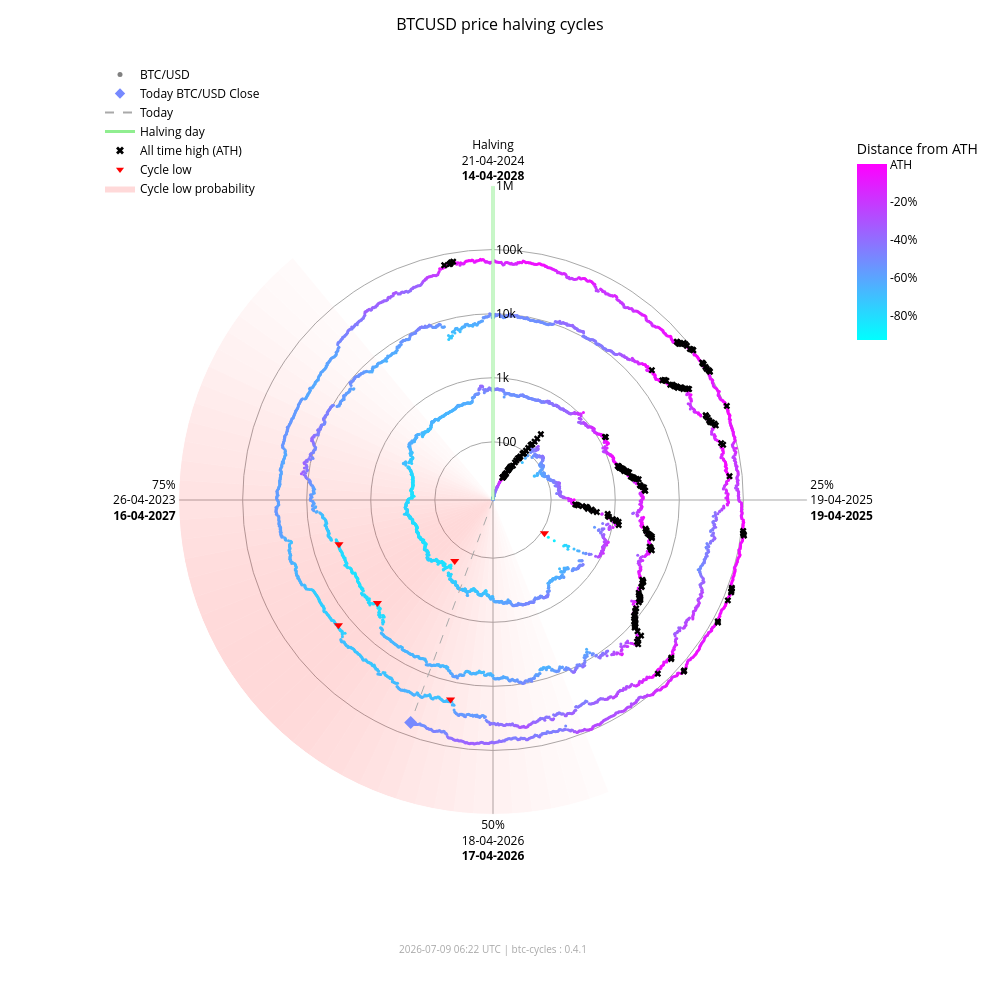

The notebook cell saved with this chart:
### Markdown cell above
### Interactive chart (plotly)

### Code cell
fig_interactive = btc.plot(
    kind="interactive",
    from_date="2012-11-28",
)
# plotly config for interactivity
config = {"scrollZoom": True, "displayModeBar": True}
# display in notebook
fig_interactive.show(config=config)

### Figure 1 — Plotly figure (JSON) as saved in the notebook; plotly's stock layout.template omitted (floating-point values rounded to 4 significant figures; data arrays with more than 128 entries replaced by an {"elided": "..."} marker saying what was removed)
{"data": [{"fill": "toself", "fillcolor": "rgba(255,0,0,0.017168280509461755)", "hoverinfo": "skip", "line": {"width": 0}, "mode": "lines", "r": [12.35, 1000000, 1000000, 12.35, 12.35], "showlegend": false, "theta": [158.4, 158.4, 162.0, 162.0, 158.4], "type": "scatterpolar"}, {"fill": "toself", "fillcolor": "rgba(255,0,0,0.022114794501891175)", "hoverinfo": "skip", "line": {"width": 0}, "mode": "lines", "r": [12.35, 1000000, 1000000, 12.35, 12.35], "showlegend": false, "theta": [162.0, 162.0, 165.6, 165.6, 162.0], "type": "scatterpolar"}, {"fill": "toself", "fillcolor": "rgba(255,0,0,0.02790404259511669)", "hoverinfo": "skip", "line": {"width": 0}, "mode": "lines", "r": [12.35, 1000000, 1000000, 12.35, 12.35], "showlegend": false, "theta": [165.6, 165.6, 169.2, 169.2, 165.6], "type": "scatterpolar"}, {"fill": "toself", "fillcolor": "rgba(255,0,0,0.034518294852420334)", "hoverinfo": "skip", "line": {"width": 0}, "mode": "lines", "r": [12.35, 1000000, 1000000, 12.35, 12.35], "showlegend": false, "theta": [169.2, 169.2, 172.8, 172.8, 169.2], "type": "scatterpolar"}, {"fill": "toself", "fillcolor": "rgba(255,0,0,0.041901979682821514)", "hoverinfo": "skip", "line": {"width": 0}, "mode": "lines", "r": [12.35, 1000000, 1000000, 12.35, 12.35], "showlegend": false, "theta": [172.8, 172.8, 176.4, 176.4, 172.8], "type": "scatterpolar"}, {"fill": "toself", "fillcolor": "rgba(255,0,0,0.04996405861294358)", "hoverinfo": "skip", "line": {"width": 0}, "mode": "lines", "r": [12.35, 1000000, 1000000, 12.35, 12.35], "showlegend": false, "theta": [176.4, 176.4, 180.0, 180.0, 176.4], "type": "scatterpolar"}, {"fill": "toself", "fillcolor": "rgba(255,0,0,0.05858349692240514)", "hoverinfo": "skip", "line": {"width": 0}, "mode": "lines", "r": [12.35, 1000000, 1000000, 12.35, 12.35], "showlegend": false, "theta": [180.0, 180.0, 183.6, 183.6, 180.0], "type": "scatterpolar"}, {"fill": "toself", "fillcolor": "rgba(255,0,0,0.06761662035375064)", "hoverinfo": "skip", "line": {"width": 0}, "mode": "lines", "r": [12.35, 1000000, 1000000, 12.35, 12.35], "showlegend": false, "theta": [183.6, 183.6, 187.2, 187.2, 183.6], "type": "scatterpolar"}, {"fill": "toself", "fillcolor": "rgba(255,0,0,0.07690481219944661)", "hoverinfo": "skip", "line": {"width": 0}, "mode": "lines", "r": [12.35, 1000000, 1000000, 12.35, 12.35], "showlegend": false, "theta": [187.2, 187.2, 190.8, 190.8, 187.2], "type": "scatterpolar"}, {"fill": "toself", "fillcolor": "rgba(255,0,0,0.08628112000611096)", "hoverinfo": "skip", "line": {"width": 0}, "mode": "lines", "r": [12.35, 1000000, 1000000, 12.35, 12.35], "showlegend": false, "theta": [190.8, 190.8, 194.4, 194.4, 190.8], "type": "scatterpolar"}, {"fill": "toself", "fillcolor": "rgba(255,0,0,0.09557490841018089)", "hoverinfo": "skip", "line": {"width": 0}, "mode": "lines", "r": [12.35, 1000000, 1000000, 12.35, 12.35], "showlegend": false, "theta": [194.4, 194.4, 198.0, 198.0, 194.4], "type": "scatterpolar"}, {"fill": "toself", "fillcolor": "rgba(255,0,0,0.10461455782963762)", "hoverinfo": "skip", "line": {"width": 0}, "mode": "lines", "r": [12.35, 1000000, 1000000, 12.35, 12.35], "showlegend": false, "theta": [198.0, 198.0, 201.6, 201.6, 198.0], "type": "scatterpolar"}, {"fill": "toself", "fillcolor": "rgba(255,0,0,0.11322908719652829)", "hoverinfo": "skip", "line": {"width": 0}, "mode": "lines", "r": [12.35, 1000000, 1000000, 12.35, 12.35], "showlegend": false, "theta": [201.6, 201.6, 205.2, 205.2, 201.6], "type": "scatterpolar"}, {"fill": "toself", "fillcolor": "rgba(255,0,0,0.12125015337052986)", "hoverinfo": "skip", "line": {"width": 0}, "mode": "lines", "r": [12.35, 1000000, 1000000, 12.35, 12.35], "showlegend": false, "theta": [205.2, 205.2, 208.8, 208.8, 205.2], "type": "scatterpolar"}, {"fill": "toself", "fillcolor": "rgba(255,0,0,0.12851590515331976)", "hoverinfo": "skip", "line": {"width": 0}, "mode": "lines", "r": [12.35, 1000000, 1000000, 12.35, 12.35], "showlegend": false, "theta": [208.8, 208.8, 212.4, 212.4, 208.8], "type": "scatterpolar"}, {"fill": "toself", "fillcolor": "rgba(255,0,0,0.13487757461161184)", "hoverinfo": "skip", "line": {"width": 0}, "mode": "lines", "r": [12.35, 1000000, 1000000, 12.35, 12.35], "showlegend": false, "theta": [212.4, 212.4, 216.0, 216.0, 212.4], "type": "scatterpolar"}, {"fill": "toself", "fillcolor": "rgba(255,0,0,0.14020862181849592)", "hoverinfo": "skip", "line": {"width": 0}, "mode": "lines", "r": [12.35, 1000000, 1000000, 12.35, 12.35], "showlegend": false, "theta": [216.0, 216.0, 219.6, 219.6, 216.0], "type": "scatterpolar"}, {"fill": "toself", "fillcolor": "rgba(255,0,0,0.14441504950654527)", "hoverinfo": "skip", "line": {"width": 0}, "mode": "lines", "r": [12.35, 1000000, 1000000, 12.35, 12.35], "showlegend": false, "theta": [219.6, 219.6, 223.2, 223.2, 219.6], "type": "scatterpolar"}, {"fill": "toself", "fillcolor": "rgba(255,0,0,0.14744459351271713)", "hoverinfo": "skip", "line": {"width": 0}, "mode": "lines", "r": [12.35, 1000000, 1000000, 12.35, 12.35], "showlegend": false, "theta": [223.2, 223.2, 226.8, 226.8, 223.2], "type": "scatterpolar"}, {"fill": "toself", "fillcolor": "rgba(255,0,0,0.14929223192296423)", "hoverinfo": "skip", "line": {"width": 0}, "mode": "lines", "r": [12.35, 1000000, 1000000, 12.35, 12.35], "showlegend": false, "theta": [226.8, 226.8, 230.4, 230.4, 226.8], "type": "scatterpolar"}, {"fill": "toself", "fillcolor": "rgba(255,0,0,0.15)", "hoverinfo": "skip", "line": {"width": 0}, "mode": "lines", "r": [12.35, 1000000, 1000000, 12.35, 12.35], "showlegend": false, "theta": [230.4, 230.4, 234.0, 234.0, 230.4], "type": "scatterpolar"}, {"fill": "toself", "fillcolor": "rgba(255,0,0,0.14965033825231114)", "hoverinfo": "skip", "line": {"width": 0}, "mode": "lines", "r": [12.35, 1000000, 1000000, 12.35, 12.35], "showlegend": false, "theta": [234.0, 234.0, 237.6, 237.6, 234.0], "type": "scatterpolar"}, {"fill": "toself", "fillcolor": "rgba(255,0,0,0.14835378057909807)", "hoverinfo": "skip", "line": {"width": 0}, "mode": "lines", "r": [12.35, 1000000, 1000000, 12.35, 12.35], "showlegend": false, "theta": [237.6, 237.6, 241.2, 241.2, 237.6], "type": "scatterpolar"}, {"fill": "toself", "fillcolor": "rgba(255,0,0,0.14623322283554635)", "hoverinfo": "skip", "line": {"width": 0}, "mode": "lines", "r": [12.35, 1000000, 1000000, 12.35, 12.35], "showlegend": false, "theta": [241.2, 241.2, 244.8, 244.8, 241.2], "type": "scatterpolar"}, {"fill": "toself", "fillcolor": "rgba(255,0,0,0.1434078538226231)", "hoverinfo": "skip", "line": {"width": 0}, "mode": "lines", "r": [12.35, 1000000, 1000000, 12.35, 12.35], "showlegend": false, "theta": [244.8, 244.8, 248.4, 248.4, 244.8], "type": "scatterpolar"}, {"fill": "toself", "fillcolor": "rgba(255,0,0,0.13997983179373427)", "hoverinfo": "skip", "line": {"width": 0}, "mode": "lines", "r": [12.35, 1000000, 1000000, 12.35, 12.35], "showlegend": false, "theta": [248.4, 248.4, 252.0, 252.0, 248.4], "type": "scatterpolar"}, {"fill": "toself", "fillcolor": "rgba(255,0,0,0.13602598258454268)", "hoverinfo": "skip", "line": {"width": 0}, "mode": "lines", "r": [12.35, 1000000, 1000000, 12.35, 12.35], "showlegend": false, "theta": [252.0, 252.0, 255.6, 255.6, 252.0], "type": "scatterpolar"}, {"fill": "toself", "fillcolor": "rgba(255,0,0,0.13159547355344953)", "hoverinfo": "skip", "line": {"width": 0}, "mode": "lines", "r": [12.35, 1000000, 1000000, 12.35, 12.35], "showlegend": false, "theta": [255.6, 255.6, 259.2, 259.2, 255.6], "type": "scatterpolar"}, {"fill": "toself", "fillcolor": "rgba(255,0,0,0.12671301775492697)", "hoverinfo": "skip", "line": {"width": 0}, "mode": "lines", "r": [12.35, 1000000, 1000000, 12.35, 12.35], "showlegend": false, "theta": [259.2, 259.2, 262.8, 262.8, 259.2], "type": "scatterpolar"}, {"fill": "toself", "fillcolor": "rgba(255,0,0,0.12138610149219965)", "hoverinfo": "skip", "line": {"width": 0}, "mode": "lines", "r": [12.35, 1000000, 1000000, 12.35, 12.35], "showlegend": false, "theta": [262.8, 262.8, 266.4, 266.4, 262.8], "type": "scatterpolar"}, {"fill": "toself", "fillcolor": "rgba(255,0,0,0.1156142551644921)", "hoverinfo": "skip", "line": {"width": 0}, "mode": "lines", "r": [12.35, 1000000, 1000000, 12.35, 12.35], "showlegend": false, "theta": [266.4, 266.4, 270.0, 270.0, 266.4], "type": "scatterpolar"}, {"fill": "toself", "fillcolor": "rgba(255,0,0,0.10939851441251548)", "hoverinfo": "skip", "line": {"width": 0}, "mode": "lines", "r": [12.35, 1000000, 1000000, 12.35, 12.35], "showlegend": false, "theta": [270.0, 270.0, 273.6, 273.6, 270.0], "type": "scatterpolar"}, {"fill": "toself", "fillcolor": "rgba(255,0,0,0.10274974912946185)", "hoverinfo": "skip", "line": {"width": 0}, "mode": "lines", "r": [12.35, 1000000, 1000000, 12.35, 12.35], "showlegend": false, "theta": [273.6, 273.6, 277.2, 277.2, 273.6], "type": "scatterpolar"}, {"fill": "toself", "fillcolor": "rgba(255,0,0,0.09569517349791425)", "hoverinfo": "skip", "line": {"width": 0}, "mode": "lines", "r": [12.35, 1000000, 1000000, 12.35, 12.35], "showlegend": false, "theta": [277.2, 277.2, 280.8, 280.8, 277.2], "type": "scatterpolar"}, {"fill": "toself", "fillcolor": "rgba(255,0,0,0.08828282625646727)", "hoverinfo": "skip", "line": {"width": 0}, "mode": "lines", "r": [12.35, 1000000, 1000000, 12.35, 12.35], "showlegend": false, "theta": [280.8, 280.8, 284.4, 284.4, 280.8], "type": "scatterpolar"}, {"fill": "toself", "fillcolor": "rgba(255,0,0,0.08058400018765345)", "hoverinfo": "skip", "line": {"width": 0}, "mode": "lines", "r": [12.35, 1000000, 1000000, 12.35, 12.35], "showlegend": false, "theta": [284.4, 284.4, 288.0, 288.0, 284.4], "type": "scatterpolar"}, {"fill": "toself", "fillcolor": "rgba(255,0,0,0.07269354608292704)", "hoverinfo": "skip", "line": {"width": 0}, "mode": "lines", "r": [12.35, 1000000, 1000000, 12.35, 12.35], "showlegend": false, "theta": [288.0, 288.0, 291.6, 291.6, 288.0], "type": "scatterpolar"}, {"fill": "toself", "fillcolor": "rgba(255,0,0,0.06472784449068783)", "hoverinfo": "skip", "line": {"width": 0}, "mode": "lines", "r": [12.35, 1000000, 1000000, 12.35, 12.35], "showlegend": false, "theta": [291.6, 291.6, 295.2, 295.2, 291.6], "type": "scatterpolar"}, {"fill": "toself", "fillcolor": "rgba(255,0,0,0.05682021976743955)", "hoverinfo": "skip", "line": {"width": 0}, "mode": "lines", "r": [12.35, 1000000, 1000000, 12.35, 12.35], "showlegend": false, "theta": [295.2, 295.2, 298.8, 298.8, 295.2], "type": "scatterpolar"}, {"fill": "toself", "fillcolor": "rgba(255,0,0,0.04911378436707333)", "hoverinfo": "skip", "line": {"width": 0}, "mode": "lines", "r": [12.35, 1000000, 1000000, 12.35, 12.35], "showlegend": false, "theta": [298.8, 298.8, 302.4, 302.4, 298.8], "type": "scatterpolar"}, {"fill": "toself", "fillcolor": "rgba(255,0,0,0.04175213714896469)", "hoverinfo": "skip", "line": {"width": 0}, "mode": "lines", "r": [12.35, 1000000, 1000000, 12.35, 12.35], "showlegend": false, "theta": [302.4, 302.4, 306.0, 306.0, 302.4], "type": "scatterpolar"}, {"fill": "toself", "fillcolor": "rgba(255,0,0,0.034868865657538876)", "hoverinfo": "skip", "line": {"width": 0}, "mode": "lines", "r": [12.35, 1000000, 1000000, 12.35, 12.35], "showlegend": false, "theta": [306.0, 306.0, 309.6, 309.6, 306.0], "type": "scatterpolar"}, {"fill": "toself", "fillcolor": "rgba(255,0,0,0.02857722515334582)", "hoverinfo": "skip", "line": {"width": 0}, "mode": "lines", "r": [12.35, 1000000, 1000000, 12.35, 12.35], "showlegend": false, "theta": [309.6, 309.6, 313.2, 313.2, 309.6], "type": "scatterpolar"}, {"fill": "toself", "fillcolor": "rgba(255,0,0,0.022961515313555197)", "hoverinfo": "skip", "line": {"width": 0}, "mode": "lines", "r": [12.35, 1000000, 1000000, 12.35, 12.35], "showlegend": false, "theta": [313.2, 313.2, 316.8, 316.8, 313.2], "type": "scatterpolar"}, {"fill": "toself", "fillcolor": "rgba(255,0,0,0.01807146942917362)", "hoverinfo": "skip", "line": {"width": 0}, "mode": "lines", "r": [12.35, 1000000, 1000000, 12.35, 12.35], "showlegend": false, "theta": [316.8, 316.8, 320.4, 320.4, 316.8], "type": "scatterpolar"}, {"hoverinfo": "text", "marker": {"color": {"elided": "4972 str values"}, "size": 3}, "mode": "markers", "r": {"elided": "4972 float values"}, "showlegend": false, "text": {"elided": "4972 str values"}, "theta": {"elided": "4972 float values"}, "type": "scatterpolar"}, {"hoverinfo": "skip", "line": {"color": "lightgreen", "width": 3}, "mode": "lines", "r": [12.35, 1000000], "showlegend": false, "theta": [0, 0], "type": "scatterpolar"}, {"hoverinfo": "skip", "line": {"color": "darkgrey", "dash": "dash", "width": 1}, "mode": "lines", "r": [12.35, 62510.0], "showlegend": false, "theta": [200.3, 200.3], "type": "scatterpolar"}, {"hoverinfo": "text", "marker": {"color": "#7689ff", "size": 10, "symbol": "diamond"}, "mode": "markers", "r": [62510.0], "showlegend": false, "text": ["Today<br>Date: 2026-07-09<br>Price: $62,509.38"], "theta": [200.3], "type": "scatterpolar"}, {"hoverinfo": "text", "marker": {"color": "black", "size": 6, "symbol": "x"}, "mode": "markers", "r": {"elided": "195 float values"}, "showlegend": false, "text": {"elided": "195 str values"}, "theta": {"elided": "195 float values"}, "type": "scatterpolar"}, {"hoverinfo": "text", "marker": {"color": "red", "size": 8, "symbol": "triangle-down"}, "mode": "markers", "r": [111.6, 164.9, 3233.0, 3925.0, 18950.0, 15760.0], "showlegend": false, "text": ["Cycle Low<br>Date: 2014-02-21<br>Price: $111.56<br>ATH distance: -91.0%", "Cycle Low<br>Date: 2015-01-14<br>Price: $164.92<br>ATH distance: -86.7%", "Cycle Low<br>Date: 2018-12-15<br>Price: $3,232.51<br>ATH distance: -83.3%", "Cycle Low<br>Date: 2019-03-25<br>Price: $3,924.55<br>ATH distance: -79.7%", "Cycle Low<br>Date: 2022-06-18<br>Price: $18,954.25<br>ATH distance: -71.9%", "Cycle Low<br>Date: 2022-11-21<br>Price: $15,760.19<br>ATH distance: -76.7%"], "theta": [122.8, 212.1, 228.3, 254.0, 192.0, 231.0], "type": "scatterpolar"}, {"marker": {"color": "grey", "size": 5}, "mode": "markers", "name": "BTC/USD", "r": [null], "theta": [null], "type": "scatterpolar"}, {"marker": {"color": "#7689ff", "size": 8, "symbol": "diamond"}, "mode": "markers", "name": "Today BTC/USD Close", "r": [null], "theta": [null], "type": "scatterpolar"}, {"line": {"color": "darkgrey", "dash": "dash"}, "mode": "lines", "name": "Today", "r": [null], "theta": [null], "type": "scatterpolar"}, {"line": {"color": "lightgreen", "width": 3}, "mode": "lines", "name": "Halving day", "r": [null], "theta": [null], "type": "scatterpolar"}, {"marker": {"color": "black", "size": 7, "symbol": "x"}, "mode": "markers", "name": "All time high (ATH)", "r": [null], "theta": [null], "type": "scatterpolar"}, {"marker": {"color": "red", "size": 7, "symbol": "triangle-down"}, "mode": "markers", "name": "Cycle low", "r": [null], "theta": [null], "type": "scatterpolar"}, {"fill": "toself", "fillcolor": "rgba(255,0,0,0.15)", "line": {"width": 0}, "mode": "lines", "name": "Cycle low probability", "r": [null], "theta": [null], "type": "scatterpolar"}, {"hoverinfo": "skip", "marker": {"cmax": 0, "cmin": -0.9307, "color": [0], "colorbar": {"len": 0.25, "ticktext": ["ATH", "-20%", "-40%", "-60%", "-80%", "-100%"], "tickvals": [0, -0.2, -0.4, -0.6, -0.8, -1.0], "title": {"text": "Distance from ATH"}, "x": 0.95, "y": 0.92, "yanchor": "top"}, "colorscale": {"elided": "256x2 mixed values"}, "showscale": true, "size": 0}, "mode": "markers", "r": [null], "showlegend": false, "theta": [null], "type": "scatterpolar"}], "layout": {"annotations": [{"font": {"color": "darkgrey", "size": 10}, "showarrow": false, "text": "2026-07-09 06:22 UTC | btc-cycles : 0.4.1", "x": 0.5, "xref": "paper", "y": -0.02, "yref": "paper"}], "font": {"color": "black"}, "height": 1000, "legend": {"bgcolor": "rgba(0,0,0,0)", "font": {"color": "black"}, "x": 0.0, "y": 1.0}, "margin": {"b": 60, "l": 100, "r": 80, "t": 60}, "paper_bgcolor": "white", "plot_bgcolor": "white", "polar": {"angularaxis": {"color": "black", "direction": "clockwise", "gridcolor": "darkgrey", "rotation": 90, "ticktext": ["Halving<br>21-04-2024<br><b>14-04-2028</b>", "25%<br>19-04-2025<br><b>19-04-2025</b>", "50%<br>18-04-2026<br><b>17-04-2026</b>", "75%<br>26-04-2023<br><b>16-04-2027</b>"], "tickvals": [0, 90, 180, 270]}, "bgcolor": "white", "domain": {"x": [0.1, 0.9], "y": [0.05, 0.95]}, "radialaxis": {"angle": 90, "color": "black", "gridcolor": "darkgrey", "range": [1.092, 6.0], "tickangle": 90, "ticktext": ["100", "1k", "10k", "100k", "1M"], "tickvals": [100, 1000, 10000, 100000, 1000000], "type": "log"}}, "title": {"font": {"color": "black", "size": 16}, "text": "BTCUSD price halving cycles", "x": 0.5}, "width": 1000}}
